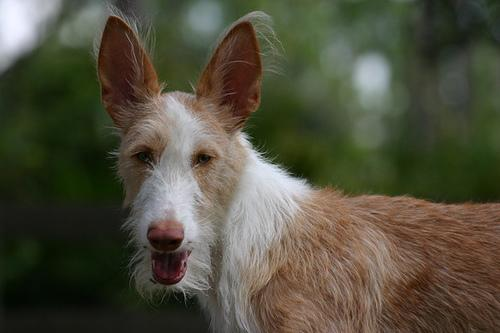
#> input picture dataset/00000034.jpg, 500 x 333 px, given in place of IMG-1627.JPG, which was not available
$ jupyter execute ImageDeDuplication.ipynb   (shell and % lines are left out)   (Python 2 division)   (older library calls are emulated)   (text cells are left out)
#> lines starting #> are read from the running program, lines starting #| are printed output that depends on the picture; pictures that were not available may be replaced by others from this repository, and a replacement may not be noted
[cell 1]
# import the necessary packages
from skimage.measure import compare_ssim
import argparse
import imutils
import cv2
import numpy as np
from matplotlib import pyplot as plt

#For colab cv2 imshow
from google.colab.patches import cv2_imshow

[cell 2]
img1=cv2.imread('//content/sample_data/IMG-1627.JPG')
#> img1 is the input picture: shape (333, 500, 3); mean B, G, R 61.5, 78.8, 80.9
img2=cv2.imread('/content/sample_data/IMG-1627 - Copy.JPG')
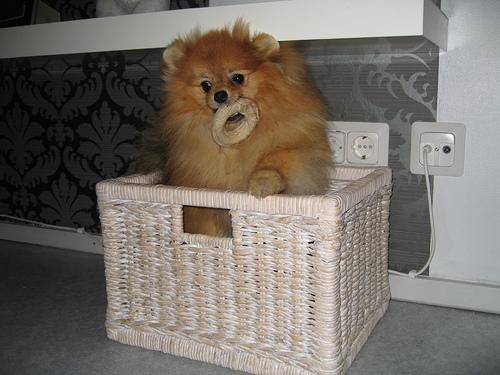
#> input picture dataset/00000043.jpg, 500 x 375 px, given in place of IMG-1627 - Copy.JPG, which was not available
#> img2 is the input picture: shape (375, 500, 3); mean B, G, R 105.2, 112.5, 119.3

print(img1.shape,img2.shape)
#| (333, 500, 3) (375, 500, 3)

[cell 3]
plt.subplot(121)
plt.imshow(img1)

plt.subplot(122)
plt.imshow(img2)
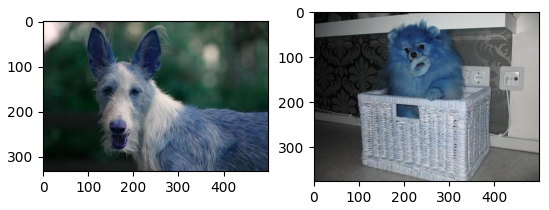
#> figure drawn by matplotlib, 2 panels; B, G, R data is drawn as R, G, B

[cell 4]
# Initiate ORB detector
orb = cv2.ORB_create()

# find the keypoints and descriptors with ORB
kp1, des1 = orb.detectAndCompute(img1,None)
#> kp1 = 489 keypoints; strongest (x, y, size): (262, 155, 31), (201, 154, 111.1), (197, 158, 92.6), (259, 151, 31)
kp2, des2 = orb.detectAndCompute(img2,None)
#> kp2 = 493 keypoints; strongest (x, y, size): (309, 242, 31), (312, 242, 31), (312, 244, 31), (311, 241, 37.2)

# create BFMatcher object
bf = cv2.BFMatcher(cv2.NORM_HAMMING, crossCheck=True)

[cell 5]
# Match descriptors.
matches = bf.match(des1,des2)
#> matches = 109 matches
print(len(matches))
#| 109

[cell 6]
# Sort them in the order of their distance.
matches = sorted(matches, key = lambda x:x.distance)

# Draw first 25 matches.
img_matches = cv2.drawMatches(img1,kp1,img2,kp2,matches[:25],None,flags=2)
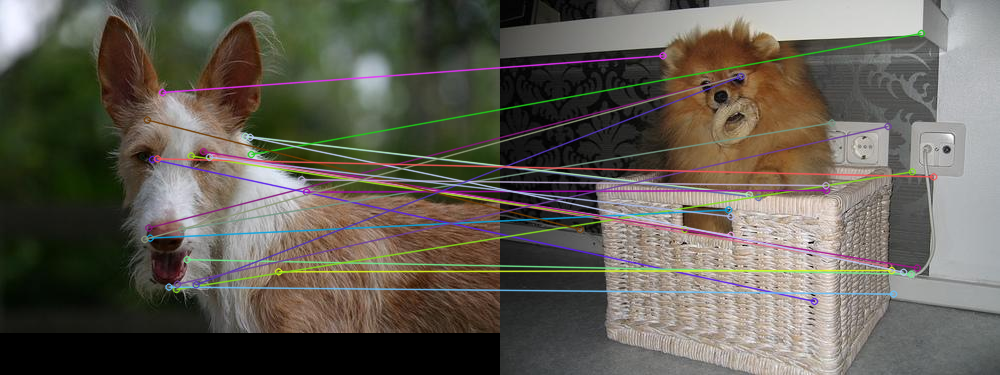
#> img_matches: shape (375, 1000, 3); mean B, G, R 83.8, 93.6, 97.9
print(len(img_matches))
#| 375

[cell 7]
plt.imshow(img_matches)
plt.show()

[cell 8]
# Create SIFT Object
sift = cv2.xfeatures2d.SIFT_create()

# find the keypoints and descriptors with SIFT
kp1, des1 = sift.detectAndCompute(img1,None)
#> kp1 = 387 keypoints; strongest (x, y, size): (202, 158, 13.5), (271, 190, 42.1), (174, 199, 37.2), (371, 77, 27)
kp2, des2 = sift.detectAndCompute(img2,None)
#> kp2 = 740 keypoints; strongest (x, y, size): (184, 243, 2.1), (447, 149, 5.1), (364, 157, 2.5), (184, 207, 4.1)

# BFMatcher with default params
bf = cv2.BFMatcher()
matches = bf.knnMatch(des1,des2, k=2)
#> matches = 387 matches

[cell 9]
print(matches)
#> (printed output is left out)

[cell 10]
# Apply ratio test
good = []
#Less Distance == Better Match
for match1,match2 in matches:
    if match1.distance < 0.75*match2.distance:
        good.append([match1])
#> after the loop, good = []

[cell 11]
print(len(matches),len(good))

#Since both are almost similar images, the difference between them both is nearly 50%

[cell 12]
# cv2.drawMatchesKnn expects list of lists as matches.
sift_matches = cv2.drawMatchesKnn(img1,kp1,img2,kp2,good,None,flags=2)
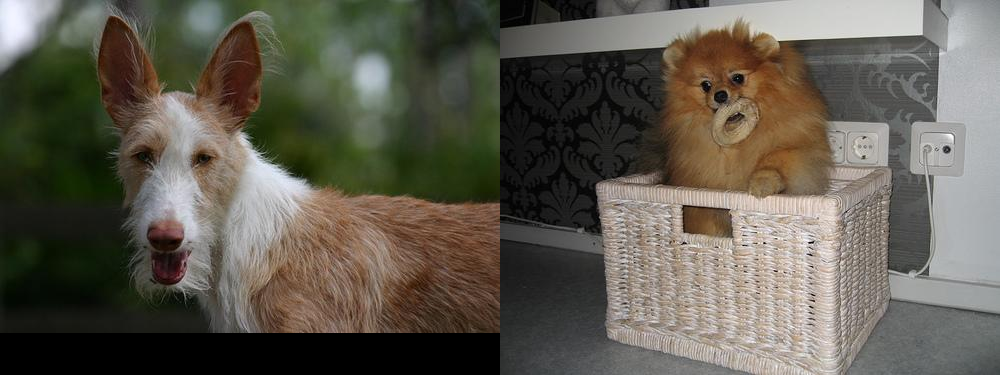
#> sift_matches: shape (375, 1000, 3); mean B, G, R 79.9, 91.2, 95.6

[cell 13]
plt.imshow(sift_matches)
plt.show()

[cell 14]
# Initiate SIFT detector
sift = cv2.xfeatures2d.SIFT_create()

# find the keypoints and descriptors with SIFT
kp1, des1 = sift.detectAndCompute(img1,None)
kp2, des2 = sift.detectAndCompute(img2,None)


# FLANN parameters
FLANN_INDEX_KDTREE = 0
index_params = dict(algorithm = FLANN_INDEX_KDTREE, trees = 5)
search_params = dict(checks=50)

flann = cv2.FlannBasedMatcher(index_params,search_params)

#K nearest matches
matches = flann.knnMatch(des1,des2,k=2)

[cell 15]
#This block is for making green lines for similar features

# Need to draw only good matches, so create a mask
matchesMask = [[0,0] for i in range(len(matches))]
#> matchesMask = 387 pairs, first value 0 to 0, second value 0 to 0

# ratio test
for i,(match1,match2) in enumerate(matches):
    if match1.distance < 0.7*match2.distance:
        matchesMask[i]=[1,0]

draw_params = dict(matchColor = (0,255,0),
                   singlePointColor = (255,0,0),
                   matchesMask = matchesMask,
                   flags = 0)
#> draw_params = 4 items

flann_matches = cv2.drawMatchesKnn(img1,kp1,img2,kp2,matches,None,**draw_params)
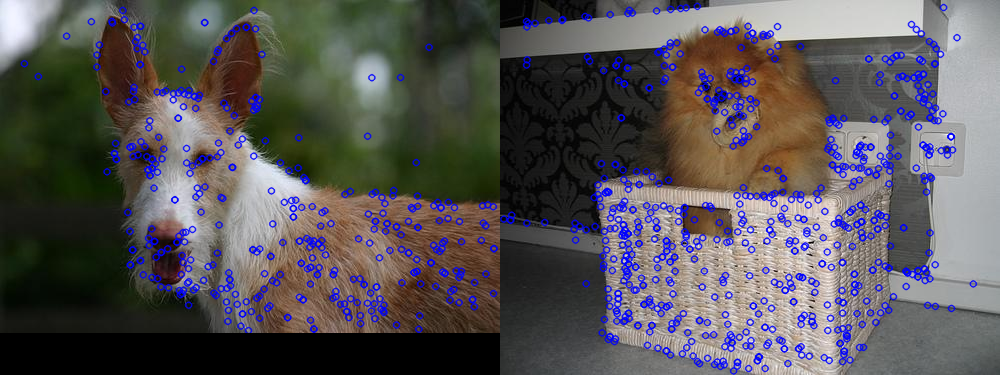
#> flann_matches: shape (375, 1000, 3); mean B, G, R 88.3, 84.8, 88.4

[cell 16]
plt.imshow(flann_matches)
plt.show()

[cell 17]
#This block is for finding the score

good = []

# ratio test
for match1,match2 in matches:
    if match1.distance < 0.7*match2.distance:
        good.append([match1])

[cell 18]
number_keypoints = 0
if len(kp1) >= len(kp2):
  print('img1')
  number_keypoints = len(kp1)
else:
  number_keypoints = len(kp2)
#> number_keypoints = 740
  print('img2')
print(number_keypoints,len(good))

percentage_similarity = len(good) / number_keypoints * 100
#> percentage_similarity = 0
print("Similarity: " + str(int(percentage_similarity)) + "\n")

#Since img1 has more features, we can keep img1 and delete img2

[cell 19]
print(len(matches),len(good))

#Since both are almost similar images, the difference between them both is nearly 50%

score=(len(good)/len(matches))*100
#> score = 0
print(score)

if len(good) < (0.03*len(matches)):
  print("Both images are not same")
else:
  print('Both images are same')

[cell 20]
import os
import cv2

folder_path='/content/sample_data/img_folder/'

# Create SIFT Object
sift = cv2.xfeatures2d.SIFT_create()

[cell 21]
# FLANN parameters
FLANN_INDEX_KDTREE = 0
index_params = dict(algorithm = FLANN_INDEX_KDTREE, trees = 5)
search_params = dict(checks=50)

flann = cv2.FlannBasedMatcher(index_params,search_params)

[cell 22]
for i in os.listdir(folder_path):
  i1_name=i
  i=folder_path+i
  img1_temp=cv2.imread(i)
  kp1_temp, des1_temp = sift.detectAndCompute(img1_temp,None)
#> kp1_temp has the same summary as kp1
  for j in os.listdir(folder_path):
    i2_name=j
    j=folder_path+j
    print(i1_name,i2_name)
    if i != j:
      img2_temp=cv2.imread(j)
      kp2_temp, des2_temp = sift.detectAndCompute(img2_temp,None)
      #K nearest matches
      matches_temp = flann.knnMatch(des1_temp,des2_temp,k=2)

      good_temp = []
      # ratio test
      for match1,match2 in matches_temp:
        if match1.distance < 0.7*match2.distance:
          good_temp.append([match1])
      number_keypoints_temp = 0

      if len(kp1_temp) >= len(kp2_temp):
        number_keypoints_temp = len(kp1_temp)
        del_img= i2_name
      else:
        number_keypoints_temp = len(kp2_temp)
        del_img= i1_name
      print(number_keypoints_temp,len(good_temp))

      percentage_similarity = len(good_temp) / number_keypoints_temp * 100
      print("Similarity: " + str(int(percentage_similarity)) )

      if int(percentage_similarity) > 3:
        print('Images ' +i1_name+ ' and ' +i2_name+ ' are duplicates and we can delete '+del_img + "\n" )
      else:
        print('Images ' +i1_name+ ' and ' +i2_name+ ' are not duplicates' + "\n")

[cell 23]
import os

folder_path='/content/sample_data/img_folder/'

for i in os.listdir(folder_path):
  print(i)

[cell 24]
file_list=[]

for i in os.listdir(folder_path):
  file_list.append(i)

print(file_list)

[cell 25]
import os
import cv2

folder_path='/content/sample_data/img_folder/'
os.listdir(folder_path)

file_list1=[]
file_list=[]

for i in os.listdir(folder_path):
  file_list.append(i)
  file_list1.append(i)

print(file_list)

for i in file_list:
  for j in file_list1:
    print(i,j)

  print('No of files: '+ str(len(file_list)))
  file_list.remove(i)
  file_list1.remove(i)

print(file_list)
